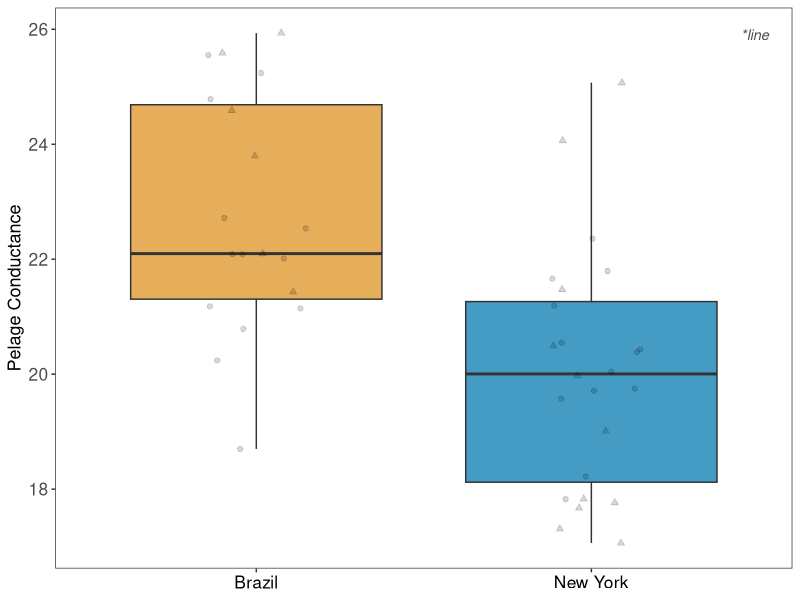
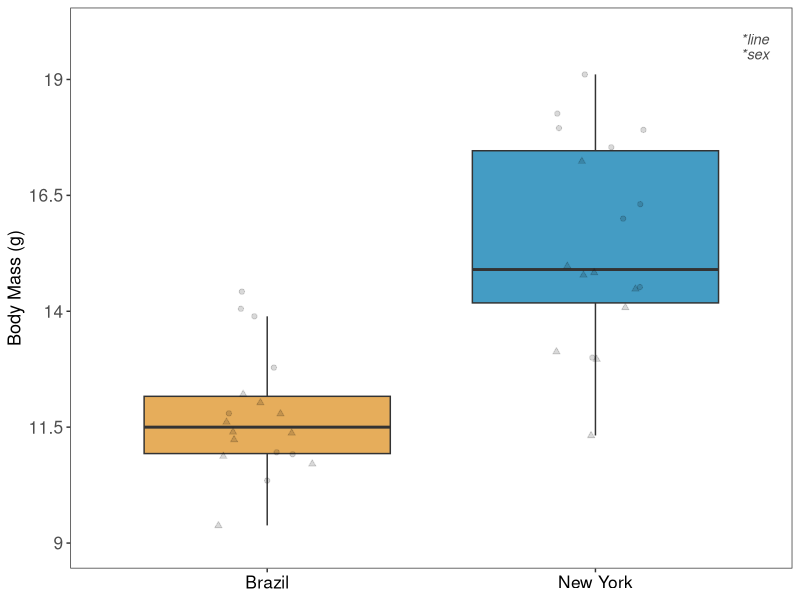
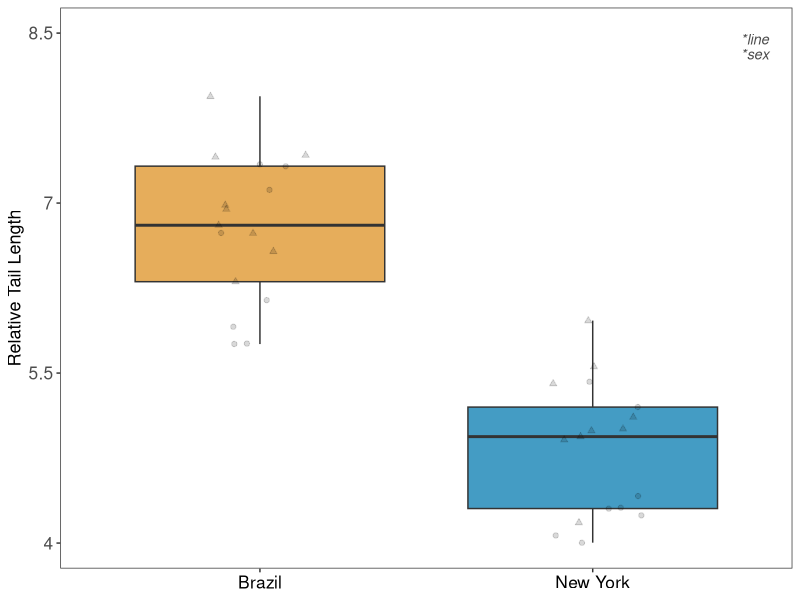
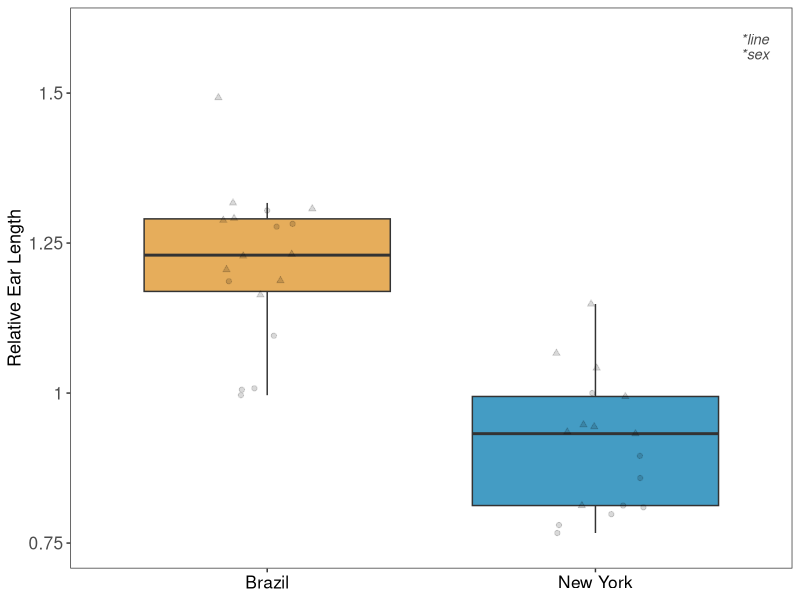

Generate these figures, in order, with R:
#!/usr/bin/env Rscript --vanilla

##############################################################

# Author: Mallory A. Ballinger

# This script plots differences in morphology and thermal pelage conductance between
# Brazil (MANA) and New York (SARA) mice.
# The generated plots are used in Figure 1B in BallingerMack_2023.

##############################################################
# Required packages
##############################################################

#rm(list = ls()) # clears R's environment
library(tidyverse)
library(here)
library(glue)
library(ggtext)

#calc_element("axis.text.x", theme_bw()) # determine default colors

##############################################################
# Import data
##############################################################

phenotype_data <- read_csv(here("data/processed/all_phenotypes.csv")) %>%
  mutate(rel_conductance = AVG_conductance / BodyWeight_g,
         rel_TL = FinalTailLength_mm / BodyWeight_g,
         rel_EL = EarLength_mm / BodyWeight_g)

## Get values from statistical analyses

# Refer to ./model_phenotypes.R for model comparisons and statistical analyses

BW_deets <- ("&#42;line<br>\
              &#42;sex")

TC_deets <- ("&#42;line")

EL_deets <- ("&#42;line<br>\
              &#42;sex")

TL_deets <- ("&#42;line<br>\
              &#42;sex")

##############################################################
# Plot data
##############################################################

## thermal conductance

TC_plot <- phenotype_data %>%
  ggplot(aes(x=Population, y=AVG_conductance)) +
  geom_boxplot(aes(fill = Population), position = position_dodge(width=0.25), alpha=0.8, size = 0.5, outlier.shape = NA, show.legend = FALSE) +
  geom_jitter(aes(shape = Sex), position=position_jitter(width = 0.15, seed=19910118), fill = "black", alpha = 0.15, show.legend = FALSE) +
  scale_fill_manual(values=c("#E09832", "#1683B5"),
                    breaks=c("BRAZIL", "NEW_YORK"),
                    labels=c("Brazil", "New York")) +
  scale_shape_manual(values=c(21,24),
                     breaks=c("Male", "Female")) +
  scale_x_discrete(breaks=c("BRAZIL", "NEW_YORK"),
                   labels=c("Brazil", "New York")) +
  theme_bw() + 
  theme(panel.grid.major = element_blank(),
        panel.grid.minor = element_blank(),
        axis.title.x = element_blank(),
        axis.title.y = element_markdown(vjust = 1, size = 13, family = "sans"),
        axis.text = element_text(size = 12.5, family = "sans"),
        axis.text.x = element_text(color = "black"),
        plot.tag = element_markdown(family = "sans", size = 10.5, face = "italic", hjust = 1, color = "grey30"),
        plot.tag.position = c(0.97,0.95)) +
  labs(x = "",
       y = "Pelage Conductance",
       tag = TC_deets)
ggsave("results/figures/pelage_cond_rev.pdf", plot = TC_plot, height = 2.75, width = 2.8, units = "in")


### for body mass and extremity length, filter for age
age_ctrl_data <- phenotype_data %>% filter(Age_days < 100)

## body mass

BW_plot <- age_ctrl_data %>%
  ggplot(aes(x=Population, y=BodyWeight_g)) +
  geom_boxplot(aes(fill = Population), position = position_dodge(width=0.25), alpha=0.8, size = 0.5, outlier.shape = NA, show.legend = FALSE) +
  geom_jitter(aes(shape = Sex), position=position_jitter(width = 0.15, seed=19910118), fill = "black", alpha = 0.15, show.legend = FALSE) +
  scale_fill_manual(values=c("#E09832", "#1683B5"),
                    breaks=c("BRAZIL", "NEW_YORK"),
                    labels=c("Brazil", "New York")) +
  scale_shape_manual(values=c(21,24),
                     breaks=c("Male", "Female")) +
  scale_x_discrete(breaks=c("BRAZIL", "NEW_YORK"),
                   labels=c("Brazil", "New York")) +
  scale_y_continuous(breaks = seq(from=9, to=20, by=2.5), labels = seq(from=9, to=20, by=2.5), limits = c(9,20)) +
  theme_bw() + 
  theme(panel.grid.major = element_blank(),
        panel.grid.minor = element_blank(),
        axis.title.x = element_blank(),
        axis.title.y = element_text(vjust = 1, size = 13, family = "sans"),
        axis.text = element_text(size = 12.5, family = "sans"),
        axis.text.x = element_text(color = "black"),
        plot.tag = element_markdown(family = "sans", size = 10.5, face = "italic", hjust = 1, color = "grey30"),
        plot.tag.position = c(0.97,0.93)) +
  labs(x = "",
       y = "Body Mass (g)",
       tag = BW_deets)
ggsave("results/figures/BW_diff_rev.pdf", plot = BW_plot, height = 2.75, width = 2.8, units = "in")

# plot tail length

rel_TL_plot <- age_ctrl_data %>%
  ggplot(aes(x=Population, y=rel_TL)) +
  geom_boxplot(aes(fill = Population), position = position_dodge(width=0.25), alpha=0.8, size = 0.5, outlier.shape = NA, show.legend = FALSE) +
  geom_jitter(aes(shape = Sex), position=position_jitter(width = 0.15, seed=19910118), fill = "black", alpha = 0.15, show.legend = FALSE) +
  scale_fill_manual(values=c("#E09832", "#1683B5"),
                    breaks=c("BRAZIL", "NEW_YORK"),
                    labels=c("Brazil", "New York")) +
  scale_x_discrete(breaks=c("BRAZIL", "NEW_YORK"),
                   labels=c("Brazil", "New York")) +
  scale_shape_manual(values=c(21,24),
                     breaks=c("Male", "Female")) +
  scale_y_continuous(breaks = seq(from=4, to=8.5, by=1.5), labels = seq(from=4, to=8.5, by=1.5), limits = c(4,8.5)) +
  theme_bw() + 
  theme(panel.grid.major = element_blank(),
        panel.grid.minor = element_blank(),
        axis.title.x = element_blank(),
        axis.title.y = element_text(vjust = 1, size = 13, family = "sans"),
        axis.text = element_text(size = 12.5, family = "sans"),
        axis.text.x = element_text(color = "black"),
        plot.tag = element_markdown(family = "sans", size = 10.5, face = "italic", hjust = 1, color = "grey30"),
        plot.tag.position = c(0.97,0.93)) +
  labs(x = "",
       y = "Relative Tail Length",
       tag = TL_deets)
ggsave("results/figures/rel_TL_rev.pdf", plot = rel_TL_plot, height = 2.75, width = 2.8, units = "in")


# plot ear length

rel_EL_plot <- age_ctrl_data %>%
  ggplot(aes(x=Population, y=rel_EL)) +
  geom_boxplot(aes(fill = Population), position = position_dodge(width=0.25), alpha=0.8, size = 0.5, outlier.shape = NA, show.legend = FALSE) +
  geom_jitter(aes(shape = Sex), position=position_jitter(width = 0.15, seed=19910118), fill = "black", alpha = 0.15, show.legend = FALSE) +
  scale_fill_manual(values=c("#E09832", "#1683B5"),
                    breaks=c("BRAZIL", "NEW_YORK"),
                    labels=c("Brazil", "New York")) +
  scale_shape_manual(values=c(21,24),
                     breaks=c("Male", "Female")) +
  scale_x_discrete(breaks=c("BRAZIL", "NEW_YORK"),
                   labels=c("Brazil", "New York")) +
  scale_y_continuous(breaks = seq(from=0.75, to=1.6, by=0.25), labels = seq(from=0.75, to=1.6, by=0.25), limits = c(0.75,1.6)) +
  theme_bw() + 
  theme(panel.grid.major = element_blank(),
        panel.grid.minor = element_blank(),
        axis.title.x = element_blank(),
        axis.title.y = element_text(vjust = 1, size = 13, family = "sans"),
        axis.text = element_text(size = 12.5, family = "sans"),
        axis.text.x = element_text(color = "black"),
        plot.tag = element_markdown(family = "sans", size = 10.5, face = "italic", hjust = 1, color = "grey30"),
        plot.tag.position = c(0.97,0.93)) +
  labs(x = "",
       y = "Relative Ear Length",
       tag = EL_deets)
ggsave("results/figures/rel_EL_rev.pdf", plot = rel_EL_plot, height = 2.75, width = 2.8, units = "in")

